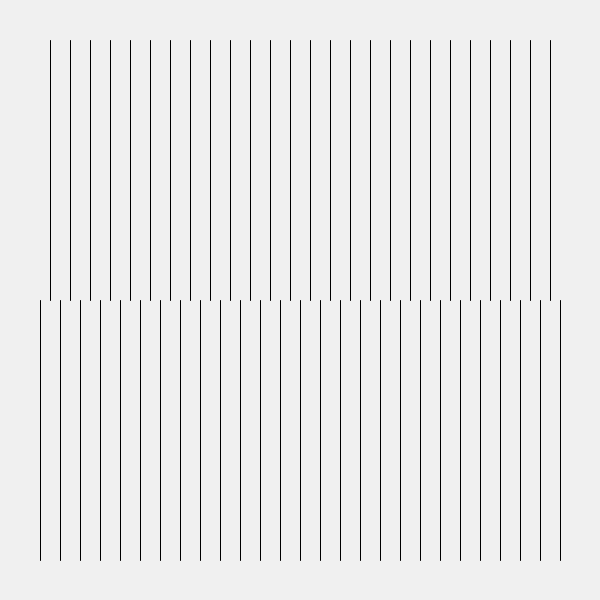
Frame 1 (no input)
Frame 60 (the mouse pressed at the canvas centre just before this capture): identical to frame 1, image omitted
Frame 120 (the mouse held since frame 60 and released just before this capture): identical to frame 1, image omitted

The Processing sketch that drew this single still picture (run headless with seeded random() and noise(); from frame 60 on, the mouse is pressed at the canvas centre):

// Processing sketch: sketch_02_basic_conditions
// ── sketch_02_basic_conditions.pde
// Gestalten mit Code - day 04 - beginner lectures

/**
 * Conditions (if / else), using modulo (%)
 *
 */

void setup() {
  size(600, 600);
  smooth(4);
}

void draw() {
  background(240);
  
  for(int x=40; x <= 560; x += 10) {
    
    if (x%20 == 0) {
      line(x, height/2.0, x, height-40);
    } else {
      line(x, 40, x, height/2.0); 
    }
    
  }
}
